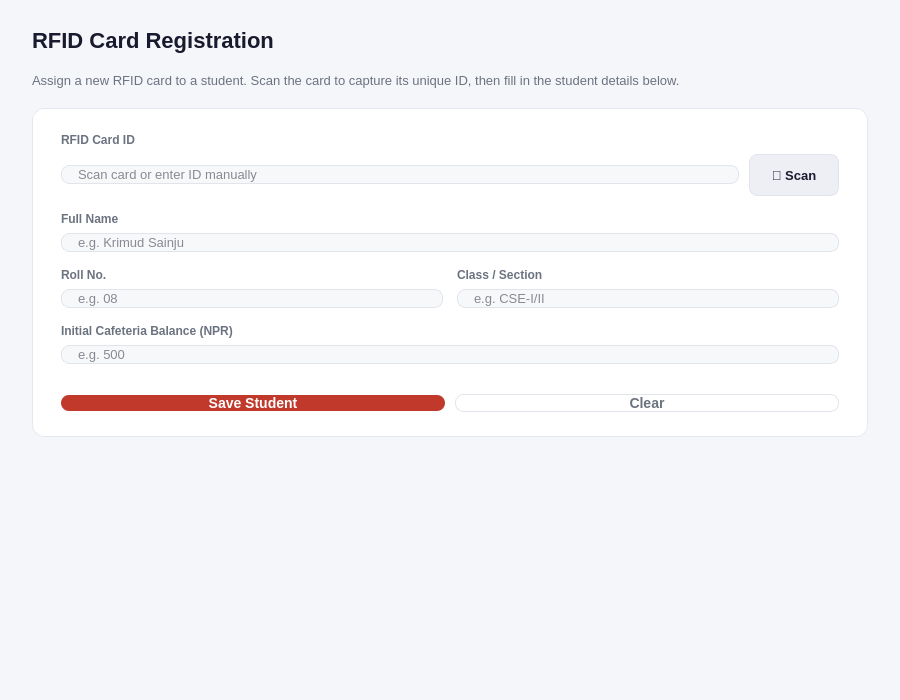
<?xml version="1.0" encoding="UTF-8"?>
<ui version="4.0">
 <class>RegisterCardPage</class>
 <widget class="QWidget" name="RegisterCardPage">
  <property name="geometry">
   <rect>
    <x>0</x>
    <y>0</y>
    <width>900</width>
    <height>700</height>
   </rect>
  </property>
  <property name="windowTitle">
   <string>RegisterCardPage</string>
  </property>
  <property name="styleSheet">
   <string notr="true">QWidget#RegisterCardPage { background-color: #F5F6FA; }</string>
  </property>
  <layout class="QVBoxLayout" name="registerLayout">
   <property name="spacing">
    <number>20</number>
   </property>
   <property name="leftMargin">
    <number>32</number>
   </property>
   <property name="topMargin">
    <number>28</number>
   </property>
   <property name="rightMargin">
    <number>32</number>
   </property>
   <property name="bottomMargin">
    <number>28</number>
   </property>
   <item>
    <widget class="QLabel" name="labelRegisterTitle">
     <property name="styleSheet">
      <string notr="true">color: #1A1A2E; font-size:22px; font-weight:700; background:transparent; border:none;</string>
     </property>
     <property name="text">
      <string>RFID Card Registration</string>
     </property>
    </widget>
   </item>
   <item>
    <widget class="QLabel" name="labelRegisterInfo">
     <property name="styleSheet">
      <string notr="true">color:#6B7280; font-size:13px; background:transparent; border:none;</string>
     </property>
     <property name="text">
      <string>Assign a new RFID card to a student. Scan the card to capture its unique ID, then fill in the student details below.</string>
     </property>
     <property name="wordWrap">
      <bool>true</bool>
     </property>
    </widget>
   </item>
   <item>
    <widget class="QFrame" name="registerFormCard">
     <property name="styleSheet">
      <string notr="true">QFrame#registerFormCard{background-color:#FFFFFF;border:1px solid #E5E7F0;border-radius:12px;}</string>
     </property>
     <layout class="QVBoxLayout" name="registerFormLayout">
      <property name="spacing">
       <number>0</number>
      </property>
      <property name="leftMargin">
       <number>28</number>
      </property>
      <property name="topMargin">
       <number>24</number>
      </property>
      <property name="rightMargin">
       <number>28</number>
      </property>
      <property name="bottomMargin">
       <number>24</number>
      </property>
      <item>
       <widget class="QLabel" name="labelRegRfid">
        <property name="styleSheet">
         <string notr="true">font-size:12px; font-weight:600; color:#6B7280; background:transparent; border:none;</string>
        </property>
        <property name="text">
         <string>RFID Card ID</string>
        </property>
       </widget>
      </item>
      <item>
       <spacer>
        <property name="orientation">
         <enum>Qt::Orientation::Vertical</enum>
        </property>
        <property name="sizeType">
         <enum>QSizePolicy::Policy::Fixed</enum>
        </property>
        <property name="sizeHint" stdset="0">
         <size>
          <width>20</width>
          <height>7</height>
         </size>
        </property>
       </spacer>
      </item>
      <item>
       <layout class="QHBoxLayout" name="rfidRow">
        <property name="spacing">
         <number>10</number>
        </property>
        <item>
         <widget class="QLineEdit" name="lineEditRfidId">
          <property name="styleSheet">
           <string notr="true">QLineEdit{background-color:#F7F8FA;color:#1A1A2E;border:1px solid #E2E4EC;border-radius:8px;padding:0 14px;font-size:13px;}
QLineEdit:focus{border:1.5px solid #C0392B;}</string>
          </property>
          <property name="placeholderText">
           <string>Scan card or enter ID manually</string>
          </property>
         </widget>
        </item>
        <item>
         <widget class="QPushButton" name="pushButtonScanCard">
          <property name="minimumSize">
           <size>
            <width>90</width>
            <height>42</height>
           </size>
          </property>
          <property name="cursor">
           <cursorShape>PointingHandCursor</cursorShape>
          </property>
          <property name="styleSheet">
           <string notr="true">QPushButton{background-color:#EDEFF5;color:#1A1A2E;border:1px solid #E2E4EC;border-radius:8px;font-size:13px;font-weight:600;}
QPushButton:hover{background-color:#F0F1F5;}</string>
          </property>
          <property name="text">
           <string>📡 Scan</string>
          </property>
         </widget>
        </item>
       </layout>
      </item>
      <item>
       <spacer>
        <property name="orientation">
         <enum>Qt::Orientation::Vertical</enum>
        </property>
        <property name="sizeType">
         <enum>QSizePolicy::Policy::Fixed</enum>
        </property>
        <property name="sizeHint" stdset="0">
         <size>
          <width>20</width>
          <height>16</height>
         </size>
        </property>
       </spacer>
      </item>
      <item>
       <widget class="QLabel" name="labelRegName">
        <property name="styleSheet">
         <string notr="true">font-size:12px; font-weight:600; color:#6B7280; background:transparent; border:none;</string>
        </property>
        <property name="text">
         <string>Full Name</string>
        </property>
       </widget>
      </item>
      <item>
       <spacer>
        <property name="orientation">
         <enum>Qt::Orientation::Vertical</enum>
        </property>
        <property name="sizeType">
         <enum>QSizePolicy::Policy::Fixed</enum>
        </property>
        <property name="sizeHint" stdset="0">
         <size>
          <width>20</width>
          <height>7</height>
         </size>
        </property>
       </spacer>
      </item>
      <item>
       <widget class="QLineEdit" name="lineEditRegName">
        <property name="styleSheet">
         <string notr="true">QLineEdit{background-color:#F7F8FA;color:#1A1A2E;border:1px solid #E2E4EC;border-radius:8px;padding:0 14px;font-size:13px;}
QLineEdit:focus{border:1.5px solid #C0392B;}</string>
        </property>
        <property name="placeholderText">
         <string>e.g. Krimud Sainju</string>
        </property>
       </widget>
      </item>
      <item>
       <spacer>
        <property name="orientation">
         <enum>Qt::Orientation::Vertical</enum>
        </property>
        <property name="sizeType">
         <enum>QSizePolicy::Policy::Fixed</enum>
        </property>
        <property name="sizeHint" stdset="0">
         <size>
          <width>20</width>
          <height>16</height>
         </size>
        </property>
       </spacer>
      </item>
      <item>
       <layout class="QHBoxLayout" name="rollSectionRow">
        <property name="spacing">
         <number>14</number>
        </property>
        <item>
         <layout class="QVBoxLayout" name="rollCol">
          <property name="spacing">
           <number>7</number>
          </property>
          <item>
           <widget class="QLabel" name="labelRegRoll">
            <property name="styleSheet">
             <string notr="true">font-size:12px; font-weight:600; color:#6B7280; background:transparent; border:none;</string>
            </property>
            <property name="text">
             <string>Roll No.</string>
            </property>
           </widget>
          </item>
          <item>
           <widget class="QLineEdit" name="lineEditRegRoll">
            <property name="styleSheet">
             <string notr="true">QLineEdit{background-color:#F7F8FA;color:#1A1A2E;border:1px solid #E2E4EC;border-radius:8px;padding:0 14px;font-size:13px;}
QLineEdit:focus{border:1.5px solid #C0392B;}</string>
            </property>
            <property name="placeholderText">
             <string>e.g. 08</string>
            </property>
           </widget>
          </item>
         </layout>
        </item>
        <item>
         <layout class="QVBoxLayout" name="sectionCol">
          <property name="spacing">
           <number>7</number>
          </property>
          <item>
           <widget class="QLabel" name="labelRegSection">
            <property name="styleSheet">
             <string notr="true">font-size:12px; font-weight:600; color:#6B7280; background:transparent; border:none;</string>
            </property>
            <property name="text">
             <string>Class / Section</string>
            </property>
           </widget>
          </item>
          <item>
           <widget class="QLineEdit" name="lineEditRegSection">
            <property name="styleSheet">
             <string notr="true">QLineEdit{background-color:#F7F8FA;color:#1A1A2E;border:1px solid #E2E4EC;border-radius:8px;padding:0 14px;font-size:13px;}
QLineEdit:focus{border:1.5px solid #C0392B;}</string>
            </property>
            <property name="placeholderText">
             <string>e.g. CSE-I/II</string>
            </property>
           </widget>
          </item>
         </layout>
        </item>
       </layout>
      </item>
      <item>
       <spacer>
        <property name="orientation">
         <enum>Qt::Orientation::Vertical</enum>
        </property>
        <property name="sizeType">
         <enum>QSizePolicy::Policy::Fixed</enum>
        </property>
        <property name="sizeHint" stdset="0">
         <size>
          <width>20</width>
          <height>16</height>
         </size>
        </property>
       </spacer>
      </item>
      <item>
       <widget class="QLabel" name="labelRegBalance">
        <property name="styleSheet">
         <string notr="true">font-size:12px; font-weight:600; color:#6B7280; background:transparent; border:none;</string>
        </property>
        <property name="text">
         <string>Initial Cafeteria Balance (NPR)</string>
        </property>
       </widget>
      </item>
      <item>
       <spacer>
        <property name="orientation">
         <enum>Qt::Orientation::Vertical</enum>
        </property>
        <property name="sizeType">
         <enum>QSizePolicy::Policy::Fixed</enum>
        </property>
        <property name="sizeHint" stdset="0">
         <size>
          <width>20</width>
          <height>7</height>
         </size>
        </property>
       </spacer>
      </item>
      <item>
       <widget class="QLineEdit" name="lineEditRegBalance">
        <property name="styleSheet">
         <string notr="true">QLineEdit{background-color:#F7F8FA;color:#1A1A2E;border:1px solid #E2E4EC;border-radius:8px;padding:0 14px;font-size:13px;}
QLineEdit:focus{border:1.5px solid #C0392B;}</string>
        </property>
        <property name="placeholderText">
         <string>e.g. 500</string>
        </property>
       </widget>
      </item>
      <item>
       <spacer>
        <property name="orientation">
         <enum>Qt::Orientation::Vertical</enum>
        </property>
        <property name="sizeType">
         <enum>QSizePolicy::Policy::Fixed</enum>
        </property>
        <property name="sizeHint" stdset="0">
         <size>
          <width>20</width>
          <height>10</height>
         </size>
        </property>
       </spacer>
      </item>
      <item>
       <widget class="QLabel" name="labelRegStatus">
        <property name="styleSheet">
         <string notr="true">color:#2ECC71; font-size:12px; background:transparent; border:none;</string>
        </property>
        <property name="text">
         <string/>
        </property>
       </widget>
      </item>
      <item>
       <spacer>
        <property name="orientation">
         <enum>Qt::Orientation::Vertical</enum>
        </property>
        <property name="sizeType">
         <enum>QSizePolicy::Policy::Fixed</enum>
        </property>
        <property name="sizeHint" stdset="0">
         <size>
          <width>20</width>
          <height>6</height>
         </size>
        </property>
       </spacer>
      </item>
      <item>
       <layout class="QHBoxLayout" name="regButtonsRow">
        <property name="spacing">
         <number>10</number>
        </property>
        <item>
         <widget class="QPushButton" name="pushButtonRegisterSave">
          <property name="cursor">
           <cursorShape>PointingHandCursor</cursorShape>
          </property>
          <property name="styleSheet">
           <string notr="true">QPushButton{background-color:#C0392B;color:#fff;border:none;border-radius:8px;font-size:14px;font-weight:700;}
QPushButton:hover{background-color:#E74C3C;}
QPushButton:pressed{background-color:#992D22;}</string>
          </property>
          <property name="text">
           <string>Save Student</string>
          </property>
         </widget>
        </item>
        <item>
         <widget class="QPushButton" name="pushButtonRegisterClear">
          <property name="cursor">
           <cursorShape>PointingHandCursor</cursorShape>
          </property>
          <property name="styleSheet">
           <string notr="true">QPushButton{background-color:transparent;color:#6B7280;border:1px solid #E2E4EC;border-radius:8px;font-size:14px;font-weight:600;}
QPushButton:hover{background-color:#F7F8FA;color:#1A1A2E;}</string>
          </property>
          <property name="text">
           <string>Clear</string>
          </property>
         </widget>
        </item>
       </layout>
      </item>
     </layout>
    </widget>
   </item>
   <item>
    <spacer>
     <property name="orientation">
      <enum>Qt::Orientation::Vertical</enum>
     </property>
     <property name="sizeHint" stdset="0">
      <size>
       <width>20</width>
       <height>40</height>
      </size>
     </property>
    </spacer>
   </item>
  </layout>
 </widget>
 <resources/>
 <connections/>
</ui>
